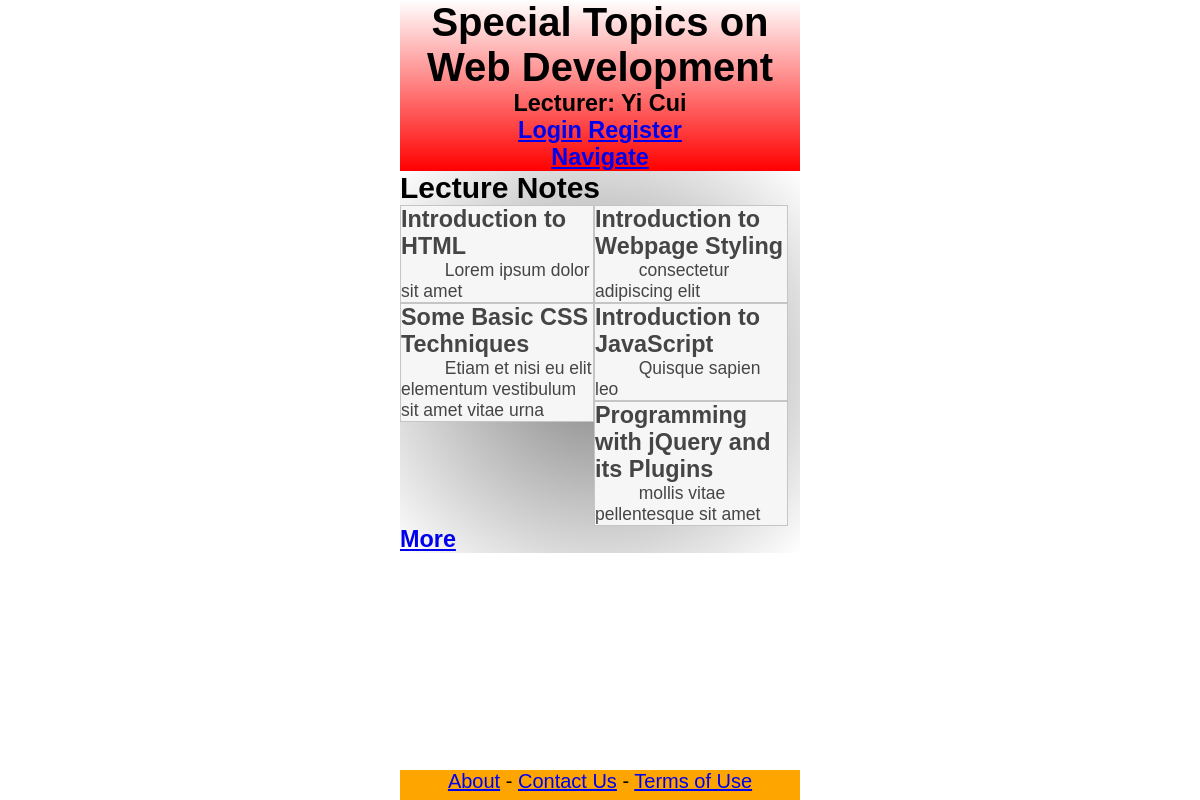
The app's page /lectures.php with its own data.
### tables this page shows
CREATE TABLE IF NOT EXISTS `courses` (
  `ID` int(11) NOT NULL AUTO_INCREMENT,
  `TeacherID` int(11) NOT NULL,
  `Number` varchar(20) NOT NULL,
  `Title` varchar(100) NOT NULL,
  `Description` varchar(1000) NOT NULL,
  `Syllabus` varchar(1000) DEFAULT NULL,
  PRIMARY KEY (`ID`),
  KEY `TeacherID` (`TeacherID`)
);

CREATE TABLE IF NOT EXISTS `teachers` (
  `ID` int(11) NOT NULL AUTO_INCREMENT,
  `FirstName` varchar(20) NOT NULL,
  `LastName` varchar(20) NOT NULL,
  `Office` varchar(100) DEFAULT NULL,
  `Email` varchar(100) NOT NULL,
  `ThumbnailURL` varchar(500) DEFAULT NULL,
  `PortraitURL` varchar(500) NOT NULL,
  PRIMARY KEY (`ID`)
);

### header.php (called while the page is built, shortened)
<?php
  require_once("view/headerView.php");
  global $title;
  $course_num = "CS292";
  $course = get_course($course_num);
  display_metadata($course, $title);
  $teacher = get_teacher($course_num);
  display_header($course, $teacher);
  display_title($title);
?>

### model/courseModel.php (called while the page is built, shortened)
<?php
  function get_course($course_num) {
    $result = mysql_query('SELECT * from courses WHERE Number="' . mysql_real_escape_string($course_num) . '"');
    return mysql_fetch_array($result, 0);
  }
?>

### model/teacherModel.php (called while the page is built, shortened)
<?php
  function get_teacher($course_num) {
    $result = mysql_query('SELECT * from courses, teachers WHERE teachers.ID=courses.TeacherID AND courses.Number="' . mysql_real_escape_string($course_num) . '"');
    return mysql_fetch_array($result, 0);
  }
?>

### view/headerView.php (the view, shortened to what this page needs)
<!DOCTYPE html>
<html>
  <head>
    <link rel="stylesheet" type="text/css" href="assets/style.css"/>
    <link rel="stylesheet" type="text/css" href="http://ajax.googleapis.com/ajax/libs/jqueryui/1.10.0/themes/base/jquery-ui.css"/>
    <?php
      function display_metadata($course, $title) {
        echo '  </head>' . PHP_EOL;
      }
      function display_header($course, $teacher) {
        echo '  <body>' . PHP_EOL;
        echo '    <div id="container">' . PHP_EOL;
        echo '      <div id="header">' . PHP_EOL;
        echo '        <h1>' . $course['Title'] . '</h1>' . PHP_EOL;
        echo '        <h3 title="Email: ' . $teacher['Email'] . '">Lecturer: ' . $teacher['FirstName'] . ' ' . $teacher['LastName'] . '</h3>' . PHP_EOL;
        echo '        <h3><a href="login.php?action=login" class="dialog">Login</a> <a href="login.php?action=register" class="dialog">Register</a></h3>' . PHP_EOL;
        echo '        <h3 id="mobilenavigation"><a href="#navigation">Navigate</a></h3>' . PHP_EOL;
        echo '      </div>' . PHP_EOL;
      }
      function display_title($title) {
        echo '      <div id="content">' . PHP_EOL;
        echo '        <h2>' . $title . '</h2>' . PHP_EOL;
      }
    ?>

### lectures.php (shortened to what this page needs)
<?php
  require_once("view/paginatorView.php");
  require_once("view/gridView.php");
  function format_lectures_in_grid($result) {
    $grid = array();
    for ($i = 0; $i < count($result); $i ++) {
      $griditem = array();
      $griditem["Tag"] = "h3";
      $griditem["Attributes"] = "";
      $griditem["Content"] = $result[$i]["Title"];
      $grid[$i][0] = $griditem;
      $griditem = array();
      $griditem["Tag"] = "p";
      $griditem["Attributes"] = "";
      $griditem["Content"] = $result[$i]["Content"];
      $grid[$i][1] = $griditem;
    }
    return $grid;
  }
  if (isset($_GET["coursenumber"]) && isset($_GET["startingfrom"]) && isset($_GET["recordcount"])) {
    $result = get_lectures($_GET["coursenumber"], $_GET["startingfrom"], $_GET["recordcount"]);
    $grid = format_lectures_in_grid($result);
    display_grid($grid);
  }
  else {
    $title = "Lecture Notes";
    require_once("header.php");
    $result = get_lectures($course_num, 0, 5);
    $grid = format_lectures_in_grid($result, $course_num);
    display_loadmore_paginator("lectures.php?coursenumber=" . $course_num, "display_grid", $grid, "         ");
    include("view/footerView.php");
  }
?>

### view/gridView.php
<?php
  require_once("elementView.php");
  function display_grid($grid, $indent = "") {
    echo $indent . '<ol class="grid">' . PHP_EOL;
    for ($i = 0; $i < count($grid); $i ++) {
      echo $indent . '  <li class="griditem ui-state-default">' . PHP_EOL;
      for ($j = 0; $j < count($grid[$i]); $j ++)
        display_composite_element($grid[$i][$j], $indent . '    ');
      echo $indent . '  </li>' . PHP_EOL;
    }
    echo $indent . '</ol>' . PHP_EOL;
  }
?>

### view/elementView.php (shortened to what this page needs)
<?php
  function display_composite_element($element, $indent = "") {
    if (isset($element["Editinplace"])) {
      echo $indent . '<' . $element["Tag"] . ' class="editinplace">' . PHP_EOL;
      echo $indent . '  <' . $element["Tag"] . '>' . $element["Content"] . '</' . $element["Tag"] . '>' . PHP_EOL;
      echo $indent . '  <input type="text" ' . $element["Attributes"] . '/><input type="button" value="Save" href="' . $element["Editinplace"] . '"/><input type="button" value="Cancel"/>' . PHP_EOL;
    }
    else echo $indent . '<' . $element["Tag"] . ' ' . $element["Attributes"] . '>' . $element["Content"] . PHP_EOL;
    echo $indent . '</' . $element["Tag"] . '>' . PHP_EOL;
  }
?>

### view/paginatorView.php (shortened to what this page needs)
<?php
  function display_loadmore_paginator($url, $display_method, $initial_load, $indent = "") {
    call_user_func($display_method, $initial_load, $indent);
    echo $indent . '<h3><a class="loadmorepaginator" href="' . $url . '">More</a></h3>' . PHP_EOL;
  }
?>

### view/footerView.php
      </div>
      <div id="pushdown"></div>
    </div>
    <div id="footer">
      <a href="#">About</a> - <a href="contactus.php">Contact Us</a> - <a href="#">Terms of Use</a>
    </div>
  </body>
</html>

### assets/style.css (style rules this page uses)
* { margin:0; padding:0; }
body { width:800px; margin:auto; font-family:Arial, helvetica, Verdana, San-Serif; font-size:20px; }
html, body { height:100%; }
h1 { font-size:2em; }
p { text-indent:2.5em; font-size:0.875em; }
#container { min-height:100%; margin-bottom:-30px; }
#header { text-align:center; background-image:-webkit-linear-gradient(90deg, red, white); background-image:-moz-linear-gradient(90deg, red, white); background-image:-o-linear-gradient(90deg, red, white); }
#mobilenavigation { display:none; }
#content { background-image:-webkit-radial-gradient(grey, white); background-image:-moz-radial-gradient(grey, white); background-image:-o-radial-gradient(grey, white); }
.grid { list-style-type: none; }
.grid li { width:48%; float:left; }
#pushdown { clear:both; height:30px; }
#footer { background-color:orange; text-align:center; height:30px; }
@media screen and (max-device-width:800px) { body { width:400px; } }
@media screen and (max-device-width:800px) { #mobilenavigation { display:block; } }

### records on screen
courses: Title "Special Topics on Web Development", TeacherID.FirstName "Yi", TeacherID.LastName "Cui"

### other values on screen
$title "Lecture Notes"
$element["Content"] "Introduction to HTML"
$element["Content"] "Lorem ipsum dolor sit amet"
$element["Content"] "Introduction to Webpage Styling"
$element["Content"] "consectetur adipiscing elit"
$element["Content"] "Some Basic CSS Techniques"
$element["Content"] "Etiam et nisi eu elit elementum vestibulum sit amet vitae urna"
$element["Content"] "Introduction to JavaScript"
$element["Content"] "Quisque sapien leo"
$element["Content"] "Programming with jQuery and its Plugins"
$element["Content"] "mollis vitae pellentesque sit amet"
